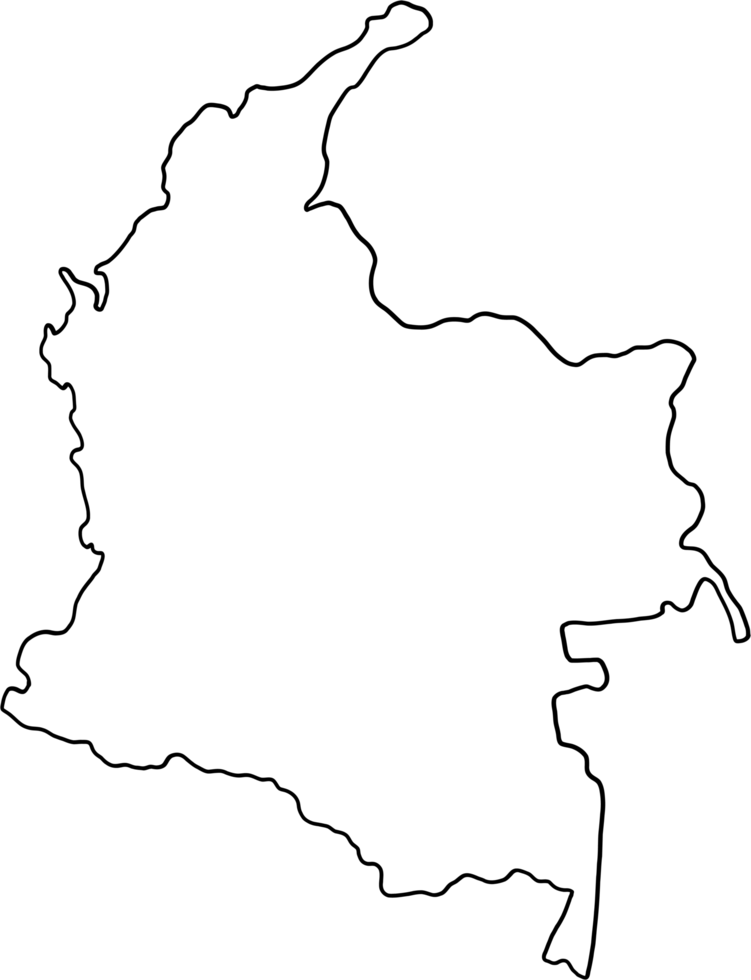
#> input picture Punto2/colombia.png, 751 x 980 px
$ jupyter execute --allow-errors Punto2_Redes.ipynb   (shell and % lines are left out)
#> lines starting #> are read from the running program, lines starting #| are printed output that depends on the picture
#Problema de GA

[cell 1]
import pandas as pd
import numpy as np
import matplotlib.pyplot as plt
import time
import warnings
import matplotlib.pyplot as plt
from matplotlib.patches import Arrow
from matplotlib import animation
import math
import io
import random
from google.colab import files
import geneticalgorithm as ga
import pygad

#> (a cell that did not finish here is left out)

#> (a cell that did not finish here is left out)

[cell 4]
def createRoute(cityList):
    route = random.sample(cityList, len(cityList))
    return route

[cell 5]
# [5 lines left out: function initialPopulation, not called in this run]

[cell 6]
#Funcion para calcular la longitud del tour
# [8 lines left out: function tour_length, not called in this run]
#Fitness function to be maximized
def tsp_fitness(tour, tour_idx):
    return (1 / tour_length(tour, costMatrix))

[cell 7]
# Iteracciones maximas
best_paths = pd.DataFrame(columns = ['iter1','iter2', 'iter3', 'iter4', 'iter5', 'iter6', 'iter7', 'iter8', 'iter9', 'iter10'])
Maxter = [25, 50, 75, 100, 200, 400, 600, 800, 1000, 1200]

[cell 8]
#Parametros del algoritmo
fitness_func = tsp_fitness

num_parents_mating = 4

sol_per_pop = 8
#> (the rest of this cell did not finish here and is left out)

#> (a cell that did not finish here is left out)

[cell 10]
best_paths
best_paths_np=best_paths.to_numpy()
#> (the rest of this cell did not finish here and is left out)

[cell 11]
coordenadas = pd.DataFrame({
    "long": [-76.30361, -77.28111, -76.19536, -74.08175, -75.69611, -75.68111, -75.51738, -73.25322, -75.88143, -74.76459, -75.51444, -74.78132, -75.56359, -73.1198, -72.50782],
    "lat": [3.53944, 1.21361, 4.08466, 4.60971, 4.81333, 4.53389, 5.06889, 10.46314, 8.74798, 10.91843, 10.39972, 10.96854, 6.25184, 7.12539, 7.89391]
})
#Ciudades
x = coordenadas['long'].values
y = coordenadas['lat'].values

coordenadas_np = coordenadas.to_numpy()


#> (the rest of this cell did not finish here and is left out)

[cell 12]
import io
import imageio

[cell 13]
images = []

# Crear una figura y un eje para la gráfica
fig, ax = plt.subplots()
#> (the rest of this cell did not finish here and is left out)

[cell 14]
from IPython.display import Image
# Guardar la lista de imágenes como un GIF
imageio.mimsave('ruta.gif', images, duration=0.5)
fname = '/content/ruta.gif'
#> (the rest of this cell did not finish here and is left out)

[cell 15]
import plotly.express as px
import pandas as pd

# Crear el DataFrame de ciudades con coordenadas y nombres
Ciudades_l = pd.DataFrame({
    'nombre': ['Palmira', 'Pasto', 'Tuluá', 'Bogota', 'Pereira', 'Armenia', 'Manizales', 'Valledupar', 'Montería', 'Soledad', 'Cartagena', 'Barranquilla', 'Medellín', 'Bucaramanga', 'Cúcuta'],
    'long':[-76.30361, -77.28111, -76.19536, -74.08175, -75.69611, -75.68111, -75.51738, -73.25322, -75.88143, -74.76459, -75.51444, -74.78132, -75.56359, -73.1198, -72.50782],
    'lat':[3.53944, 1.21361, 4.08466, 4.60971, 4.81333, 4.53389, 5.06889, 10.46314, 8.74798, 10.91843, 10.39972, 10.96854, 6.25184, 7.12539, 7.89391]
})

# Graficar el mapa de Colombia con nombres de ciudades
fig = px.scatter_geo(Ciudades_l, lat='lat', lon='long', text='nombre')
fig.update_geos(projection_type="natural earth", showcountries=True, countrycolor="gray")
fig.show()

#> (a cell that did not finish here is left out)

[cell 17]
import plotly.graph_objects as go

# Crear una figura para el mapa
fig = go.Figure()
image=[]

# Agregar la capa del mapa de Colombia
fig.add_trace(go.Scattergeo(
        lon=Ciudades_l['long'],
        lat=Ciudades_l['lat'],
        mode='text',
        text=Ciudades_l['nombre'], # Agrega el nombre de la ciudad como texto

    )
)
# Agregar cada una de las rutas
#> (the rest of this cell did not finish here and is left out)

[cell 18]
import imageio
from PIL import Image

# Cargar la imagen del mapa de Colombia y redimensionarla a las dimensiones de las iteraciones
mapa = Image.open("colombia.png").resize((140, 140))
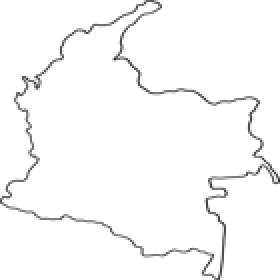
#> mapa: PIL image 140x140 RGBA (shown 2 times larger); mean R, G, B, A 0, 0, 0, 5.8; transparent parts drawn white

# Crear una lista vacía para guardar cada imagen
images = []

# Crear una figura y un eje para la gráfica
fig, ax = plt.subplots(figsize=(3,3))

# Iterar a través de todas las iteraciones
#> (the rest of this cell did not finish here and is left out)

[cell 19]
from IPython.display import Image
# Guardar la lista de imágenes como un GIF
imageio.mimsave('ruta_1.gif', images, duration=0.5)

fname = '/content/ruta_1.gif'
#> (the rest of this cell did not finish here and is left out)

# Problema de Ant Colony Optimization

Código tomado de [Ant Colony Optimization](https://github.com/johnberroa/Ant-Colony-Optimization/blob/master/AntColonyOptimizer.py). Todos los créditos son de [Jerzy Pawlikowski](https://github.com/jerzypawlikowski).

[cell 20]
import numpy as np
import matplotlib.pyplot as plt
import time

import warnings

warnings.filterwarnings("ignore")


class AntColonyOptimizer:
    def __init__(self, ants, evaporation_rate, intensification, alpha=1.0, beta=0.0, beta_evaporation_rate=0,
                 choose_best=.1):
        """
        Ant colony optimizer.  Traverses a graph and finds either the max or min distance between nodes.
        :param ants: number of ants to traverse the graph
        :param evaporation_rate: rate at which pheromone evaporates
        :param intensification: constant added to the best path
        :param alpha: weighting of pheromone
        :param beta: weighting of heuristic (1/distance)
        :param beta_evaporation_rate: rate at which beta decays (optional)
        :param choose_best: probability to choose the best route
        """
        # Parameters
        self.ants = ants
        self.evaporation_rate = evaporation_rate
        self.pheromone_intensification = intensification
        self.heuristic_alpha = alpha
        self.heuristic_beta = beta
        self.beta_evaporation_rate = beta_evaporation_rate
        self.choose_best = choose_best

        # Internal representations
        self.pheromone_matrix = None
        self.heuristic_matrix = None
        self.probability_matrix = None

        self.map = None
        self.set_of_available_nodes = None

        # Internal stats
        self.best_series = []
        self.best = None
        self.fitted = False
        self.best_path = None
        self.fit_time = None

        # Plotting values
        self.stopped_early = False

    # [24 lines left out: function __str__, not called in this run]

    def _initialize(self):
        """
        Initializes the model by creating the various matrices and generating the list of available nodes
        """
        assert self.map.shape[0] == self.map.shape[1], "Map is not a distance matrix!"
        num_nodes = self.map.shape[0]
        self.pheromone_matrix = np.ones((num_nodes, num_nodes))
        # Remove the diagonal since there is no pheromone from node i to itself
        self.pheromone_matrix[np.eye(num_nodes) == 1] = 0
        self.heuristic_matrix = 1 / self.map
        self.probability_matrix = (self.pheromone_matrix ** self.heuristic_alpha) * (
                self.heuristic_matrix ** self.heuristic_beta)  # element by element multiplcation
        self.set_of_available_nodes = list(range(num_nodes))

    def _reinstate_nodes(self):
        """
        Resets available nodes to all nodes for the next iteration
        """
        self.set_of_available_nodes = list(range(self.map.shape[0]))

    def _update_probabilities(self):
        """
        After evaporation and intensification, the probability matrix needs to be updated.  This function
        does that.
        """
        self.probability_matrix = (self.pheromone_matrix ** self.heuristic_alpha) * (
                self.heuristic_matrix ** self.heuristic_beta)

    def _choose_next_node(self, from_node):
        """
        Chooses the next node based on probabilities.  If p < p_choose_best, then the best path is chosen, otherwise
        it is selected from a probability distribution weighted by the pheromone.
        :param from_node: the node the ant is coming from
        :return: index of the node the ant is going to
        """
        numerator = self.probability_matrix[from_node, self.set_of_available_nodes]
        if np.random.random() < self.choose_best:
            next_node = np.argmax(numerator)
        else:
            denominator = np.sum(numerator)
            probabilities = numerator / denominator
            next_node = np.random.choice(range(len(probabilities)), p=probabilities)
        return next_node

    def _remove_node(self, node):
        self.set_of_available_nodes.remove(node)

    def _evaluate(self, paths, mode):
        """
        Evaluates the solutions of the ants by adding up the distances between nodes.
        :param paths: solutions from the ants
        :param mode: max or min
        :return: x and y coordinates of the best path as a tuple, the best path, and the best score
        """
        scores = np.zeros(len(paths))
        coordinates_i = []
        coordinates_j = []
        for index, path in enumerate(paths):
            score = 0
            coords_i = []
            coords_j = []
            for i in range(len(path) - 1):
                coords_i.append(path[i])
                coords_j.append(path[i + 1])
                score += self.map[path[i], path[i + 1]]
            scores[index] = score
            coordinates_i.append(coords_i)
            coordinates_j.append(coords_j)
        if mode == 'min':
            best = np.argmin(scores)
        elif mode == 'max':
            best = np.argmax(scores)
        return (coordinates_i[best], coordinates_j[best]), paths[best], scores[best]

    def _evaporation(self):
        """
        Evaporate some pheromone as the inverse of the evaporation rate.  Also evaporates beta if desired.
        """
        self.pheromone_matrix *= (1 - self.evaporation_rate)
        self.heuristic_beta *= (1 - self.beta_evaporation_rate)

    def _intensify(self, best_coords):
        """
        Increases the pheromone by some scalar for the best route.
        :param best_coords: x and y (i and j) coordinates of the best route
        """
        i = best_coords[0]
        j = best_coords[1]
        self.pheromone_matrix[i, j] += self.pheromone_intensification

    def fit(self, map_matrix, iterations=100, mode='min', early_stopping_count=20, verbose=True):
        """
        Fits the ACO to a specific map.  This was designed with the Traveling Salesman problem in mind.
        :param map_matrix: Distance matrix or some other matrix with similar properties
        :param iterations: number of iterations
        :param mode: whether to get the minimum path or maximum path
        :param early_stopping_count: how many iterations of the same score to make the algorithm stop early
        :return: the best score
        """
        if verbose: print("Beginning ACO Optimization with {} iterations...".format(iterations))
        self.map = map_matrix
        start = time.time()
        self._initialize()
        num_equal = 0

        for i in range(iterations):
            start_iter = time.time()
            paths = []
            path = []

            for ant in range(self.ants):
                current_node = self.set_of_available_nodes[np.random.randint(0, len(self.set_of_available_nodes))]
                start_node = current_node
                while True:
                    path.append(current_node)
                    self._remove_node(current_node)
                    if len(self.set_of_available_nodes) != 0:
                        current_node_index = self._choose_next_node(current_node)
                        current_node = self.set_of_available_nodes[current_node_index]
                    else:
                        break

                path.append(start_node)  # go back to start
                self._reinstate_nodes()
                paths.append(path)
                path = []

            best_path_coords, best_path, best_score = self._evaluate(paths, mode)

            if i == 0:
                best_score_so_far = best_score
            else:
                if mode == 'min':
                    if best_score < best_score_so_far:
                        best_score_so_far = best_score
                        self.best_path = best_path
                elif mode == 'max':
                    if best_score > best_score_so_far:
                        best_score_so_far = best_score
                        self.best_path = best_path

            if best_score == best_score_so_far:
                num_equal += 1
            else:
                num_equal = 0

            self.best_series.append(best_score)
            self._evaporation()
            self._intensify(best_path_coords)
            self._update_probabilities()

            if verbose: print("Best score at iteration {}: {}; overall: {} ({}s)"
                              "".format(i, round(best_score, 2), round(best_score_so_far, 2),
                                        round(time.time() - start_iter)))

            if best_score == best_score_so_far and num_equal == early_stopping_count:
                self.stopped_early = True
                print("Stopping early due to {} iterations of the same score.".format(early_stopping_count))
                break

        self.fit_time = round(time.time() - start)
        self.fitted = True

        if mode == 'min':
            self.best = self.best_series[np.argmin(self.best_series)]
            if verbose: print(
                "ACO fitted.  Runtime: {} minutes.  Best score: {}".format(self.fit_time // 60, self.best))
            return self.best
        elif mode == 'max':
            self.best = self.best_series[np.argmax(self.best_series)]
            if verbose: print(
                "ACO fitted.  Runtime: {} minutes.  Best score: {}".format(self.fit_time // 60, self.best))
            return self.best
        else:
            raise ValueError("Invalid mode!  Choose 'min' or 'max'.")

    def plot(self):
        """
        Plots the score over time after the model has been fitted.
        :return: None if the model isn't fitted yet
        """
        if not self.fitted:
            print("Ant Colony Optimizer not fitted!  There exists nothing to plot.")
            return None
        else:
            fig, ax = plt.subplots(figsize=(20, 15))
            ax.plot(self.best_series, label="Best Run")
            ax.set_xlabel("Iteration")
            ax.set_ylabel("Performance")
            ax.text(.8, .6,
                    'Ants: {}\nEvap Rate: {}\nIntensify: {}\nAlpha: {}\nBeta: {}\nBeta Evap: {}\nChoose Best: {}\n\nFit Time: {}m{}'.format(
                        self.ants, self.evaporation_rate, self.pheromone_intensification, self.heuristic_alpha,
                        self.heuristic_beta, self.beta_evaporation_rate, self.choose_best, self.fit_time // 60,
                        ["\nStopped Early!" if self.stopped_early else ""][0]),
                    bbox={'facecolor': 'gray', 'alpha': 0.8, 'pad': 10}, transform=ax.transAxes)
            ax.legend()
            plt.title("Ant Colony Optimization Results (best: {})".format(np.round(self.best, 2)))
            plt.show()

###Primero tomaremos en cuenta solo las coordenas para entender como se está comportando nuestro ejercicio. Luego con esta información pasaremos a analizar el modelo, pero con los parametros que definimos para el costo del viaje.

[cell 21]
import pandas as pd
from scipy.spatial import distance_matrix
import matplotlib.pyplot as plt

# Cities coordinates
Ciudades = pd.DataFrame({'long':[-76.30361, -77.28111, -76.19536, -74.08175, -75.69611, -75.68111, -75.51738, -73.25322, -75.88143, -74.76459, -75.51444, -74.78132, -75.56359, -73.1198, -72.50782],
                           'lat':[3.53944, 1.21361, 4.08466, 4.60971, 4.81333, 4.53389, 5.06889, 10.46314, 8.74798, 10.91843, 10.39972, 10.96854, 6.25184, 7.12539, 7.89391]})

# Cities
x = Ciudades['long']
y = Ciudades['lat']

# Set up the figure
plt.scatter(x, y)
plt.title("Ciudades a visitar")
plt.show()
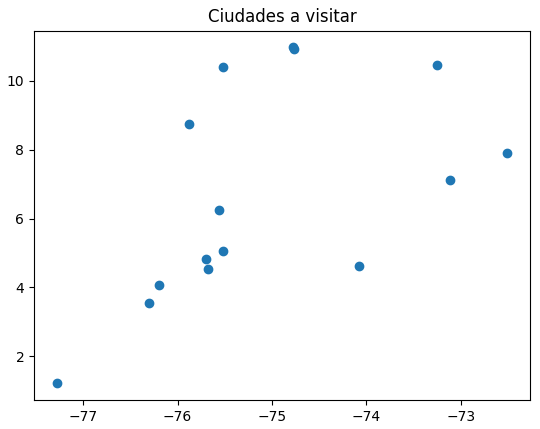
#> figure drawn by matplotlib, 1 panel

#print(Ciudades)

[cell 22]
M = distance_matrix(Ciudades,Ciudades)
problem = M

[cell 23]
optimizer = AntColonyOptimizer(ants=10, evaporation_rate=.1, intensification=2, alpha=1, beta=1,
                               beta_evaporation_rate=0, choose_best=.1)
best = optimizer.fit(problem, 40) #Se hace hasta 40 porque desde 30 ya tiende a estabilizarse

optimizer.plot()
#> in plot, `plt.show()`:
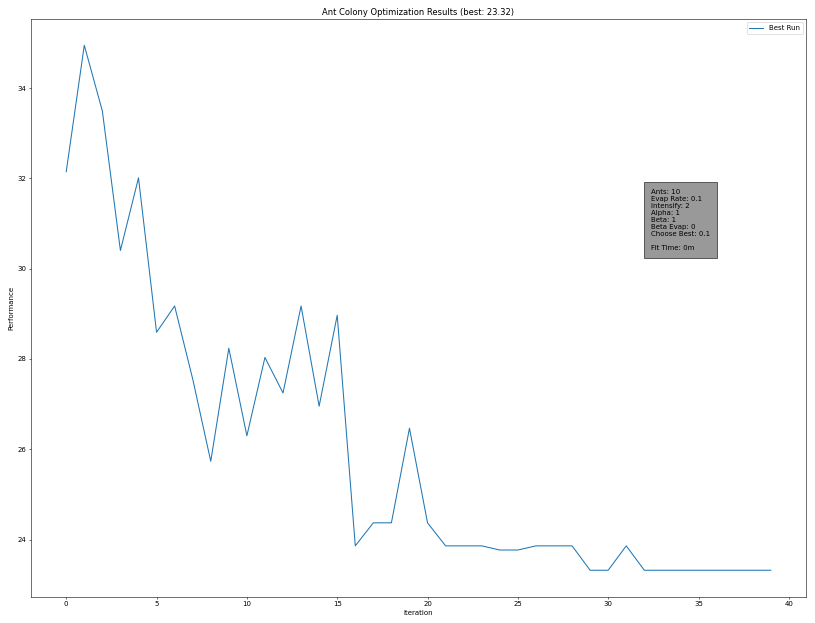
#> figure drawn by matplotlib, 1 panel; curve peaks at x = 1, y = 34.95

[cell 24]
optimizer.best_path

####Se busca confirmar y mostrar cual sería la mejor ruta solo considerando las coordenadas.

[cell 25]
import numpy as np

# Convertir Ciudades a matriz NumPy
Ciudades_np = Ciudades.to_numpy()

# Obtener la mejor ruta
best_path = optimizer.best_path

# Plotear la mejor ruta
plt.scatter(x, y)
plt.plot(Ciudades_np[best_path, 0], Ciudades_np[best_path, 1], '-r')
plt.title("Mejor ruta Ciudades a visitar")
plt.show()
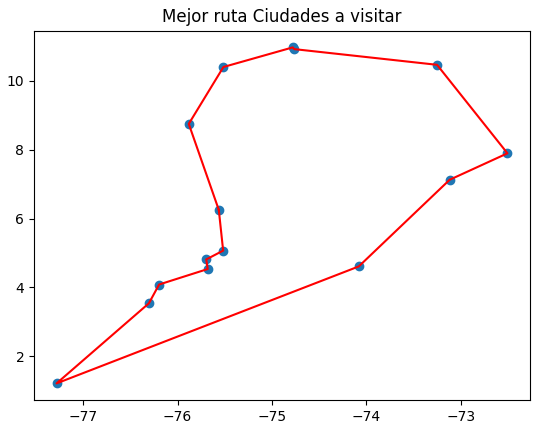
#> figure drawn by matplotlib, 1 panel
